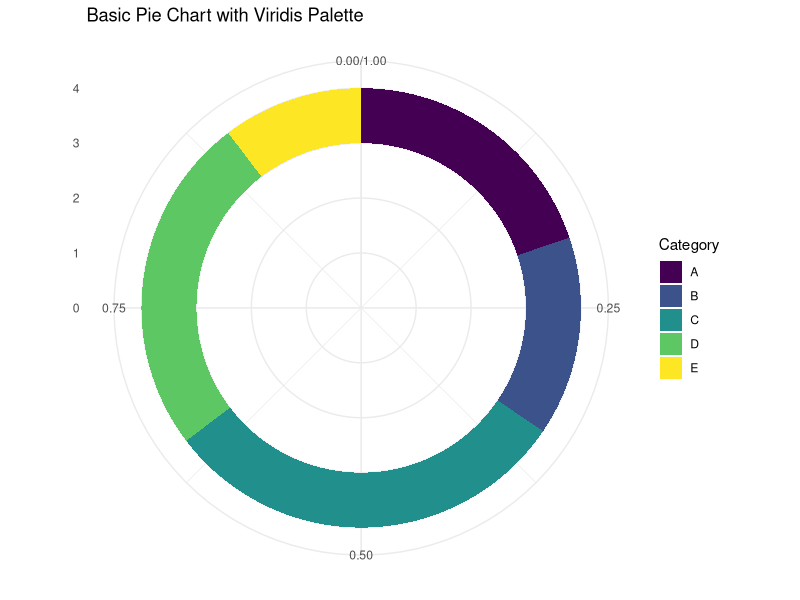
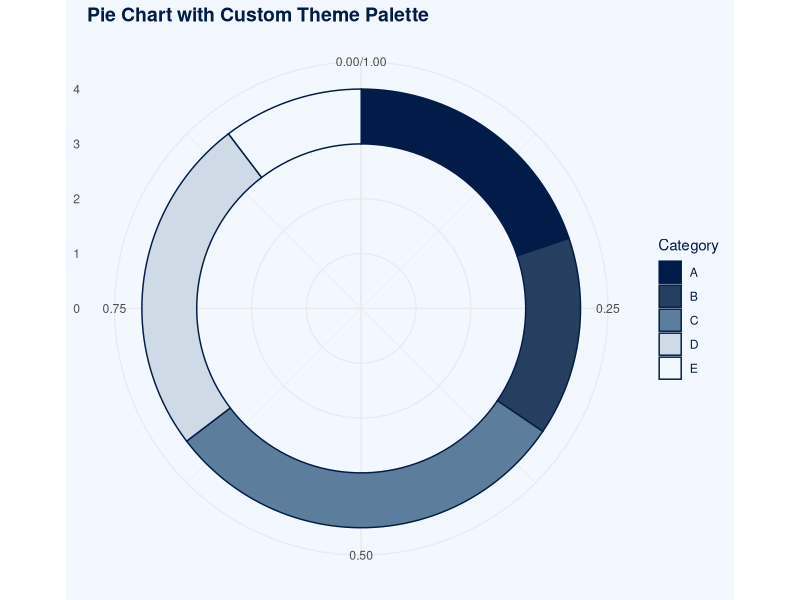
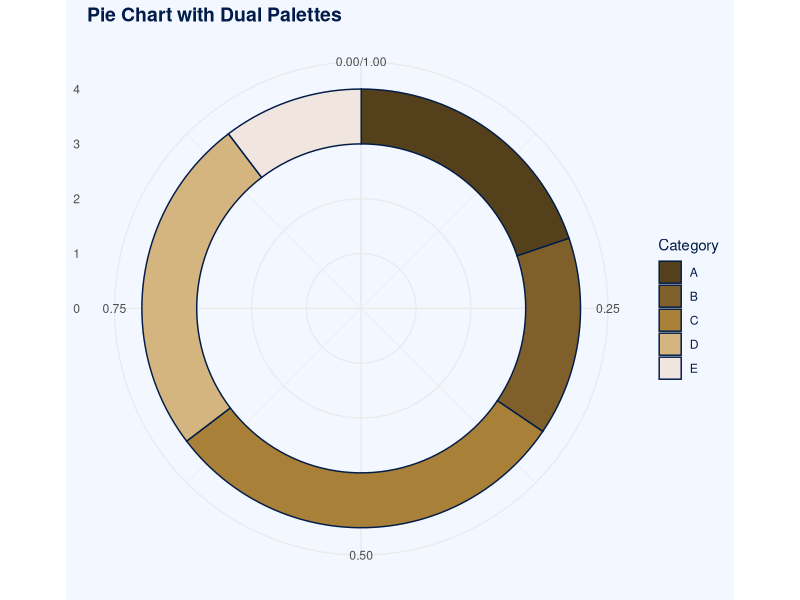

R code for these plots, in order:
## ---- chunk 1
# Install packages if needed
# Load libraries
library(ggplot2)
library(viridis)

# Example data
data <- data.frame(
  category = c("A", "B", "C", "D", "E"),
  value = c(23, 17, 35, 29, 12)
)

# Compute percentages for labels
data$fraction <- data$value / sum(data$value)
data$ymax <- cumsum(data$fraction)
data$ymin <- c(0, head(data$ymax, n=-1))

# Basic Pie Chart
ggplot(data, aes(ymax = ymax, ymin = ymin, xmax = 4, xmin = 3, fill = category)) +
  geom_rect() +
  coord_polar(theta = "y") +           # convert to polar coordinates
  scale_fill_viridis(discrete = TRUE, option = "D") +  # viridis palette
  xlim(c(0, 4)) +
  labs(
    title = "Basic Pie Chart with Viridis Palette",
    fill = "Category"
  ) +
  theme_minimal()                          # clean background

## ---- chunk 2
library(ggplot2)

# Example data
data <- data.frame(
  category = c("A", "B", "C", "D", "E"),
  value = c(23, 17, 35, 29, 12)
)

# Compute percentages for labels
data$fraction <- data$value / sum(data$value)
data$ymax <- cumsum(data$fraction)
data$ymin <- c(0, head(data$ymax, n=-1))

# Custom theme palette
work_viridis <- colorRampPalette(c("#021C49","#1F3657","#3C5C7C",
                                   "#7FA0C0", "#E9EEF3", "#F3F7FF"))
slice_colors <- work_viridis(nrow(data))  # one color per slice

# Pie Chart using custom palette
ggplot(data, aes(ymax = ymax, ymin = ymin, xmax = 4, xmin = 3, fill = category)) +
  geom_rect(color = "#021C49") +            # outlines in darkest color
  coord_polar(theta = "y") +                # convert to polar coordinates
  scale_fill_manual(values = slice_colors) + # apply custom palette
  xlim(c(0, 4)) +
  labs(
    title = "Pie Chart with Custom Theme Palette",
    fill = "Category"
  ) +
  theme_minimal() +
  theme(
    plot.background = element_rect(fill = "#F3F7FF", color = NA),
    panel.background = element_rect(fill = "#F3F7FF", color = NA),
    plot.title = element_text(color = "#021C49", size = 14, face = "bold"),
    legend.title = element_text(color = "#021C49"),
    legend.text  = element_text(color = "#021C49")
  )

## ---- chunk 3
library(ggplot2)

# Example data
data <- data.frame(
  category = c("A", "B", "C", "D", "E"),
  value = c(23, 17, 35, 29, 12)
)

# Compute cumulative positions for slices
data$fraction <- data$value / sum(data$value)
data$ymax <- cumsum(data$fraction)
data$ymin <- c(0, head(data$ymax, n=-1))

# Theme palette
work_viridis <- colorRampPalette(c("#021C49","#1F3657","#3C5C7C",
                                   "#7FA0C0", "#E9EEF3", "#F3F7FF"))
theme_colors <- work_viridis(256)
bg_light <- theme_colors[256]   # light background
line_dark <- theme_colors[1]  # dark outlines and text

# Pie slice palette
work2_viridis <- colorRampPalette(c("#55401C", "#7f602A", "#A98038","#D4B57F","#F1E6Df"))
slice_colors <- work2_viridis(nrow(data))  # one color per slice

# Pie Chart with dual palettes
ggplot(data, aes(ymax = ymax, ymin = ymin, xmax = 4, xmin = 3, fill = category)) +
  geom_rect(color = line_dark) +               # slice outlines
  coord_polar(theta = "y") +                   # polar coordinates for pie
  scale_fill_manual(values = slice_colors) +   # slices use work2_viridis
  xlim(c(0, 4)) +
  labs(
    title = "Pie Chart with Dual Palettes",
    fill = "Category"
  ) +
  theme_minimal() +
  theme(
    plot.background = element_rect(fill = bg_light, color = NA),
    panel.background = element_rect(fill = bg_light, color = NA),
    plot.title = element_text(color = line_dark, size = 14, face = "bold"),
    legend.title = element_text(color = line_dark),
    legend.text  = element_text(color = line_dark)
  )

